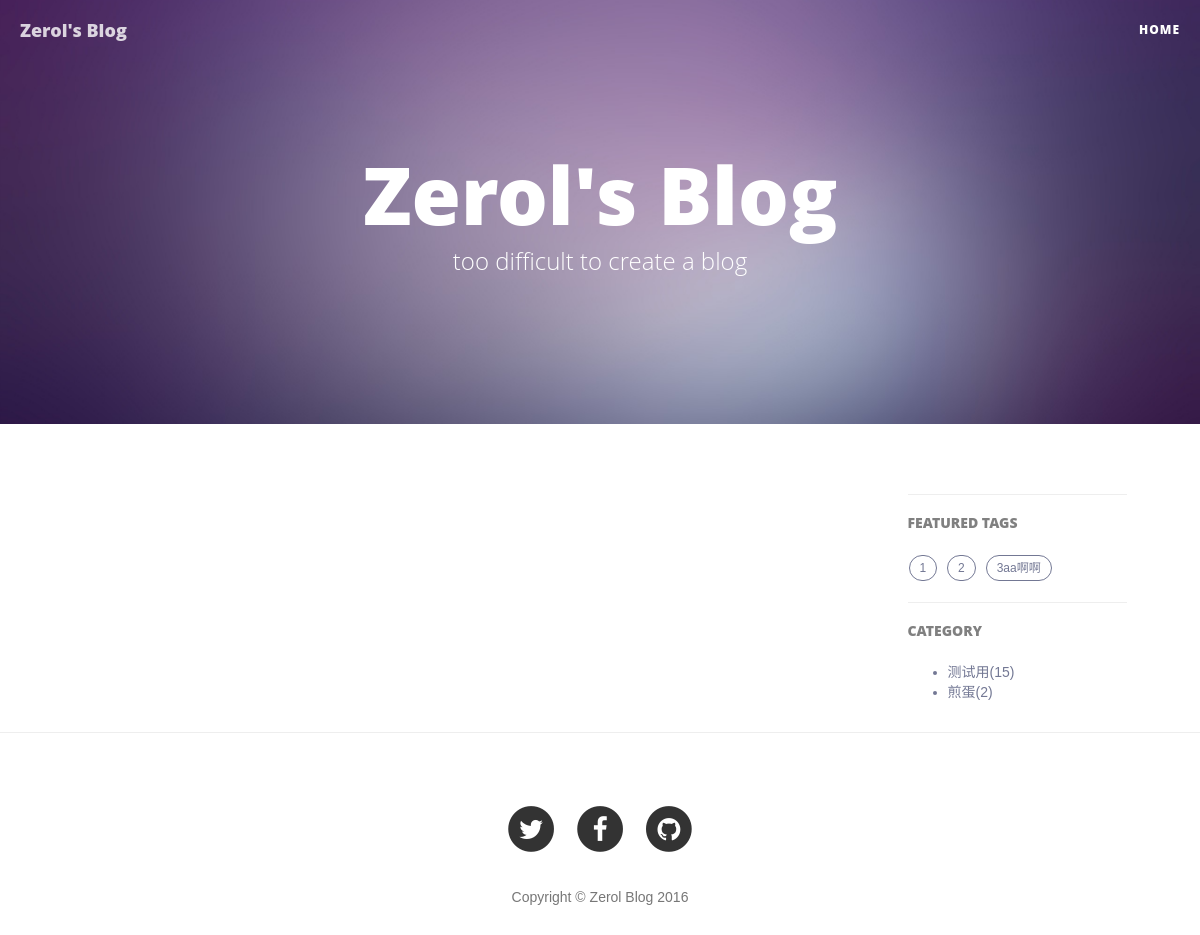
The page /blog/category/5/1 on the database as committed earlier.
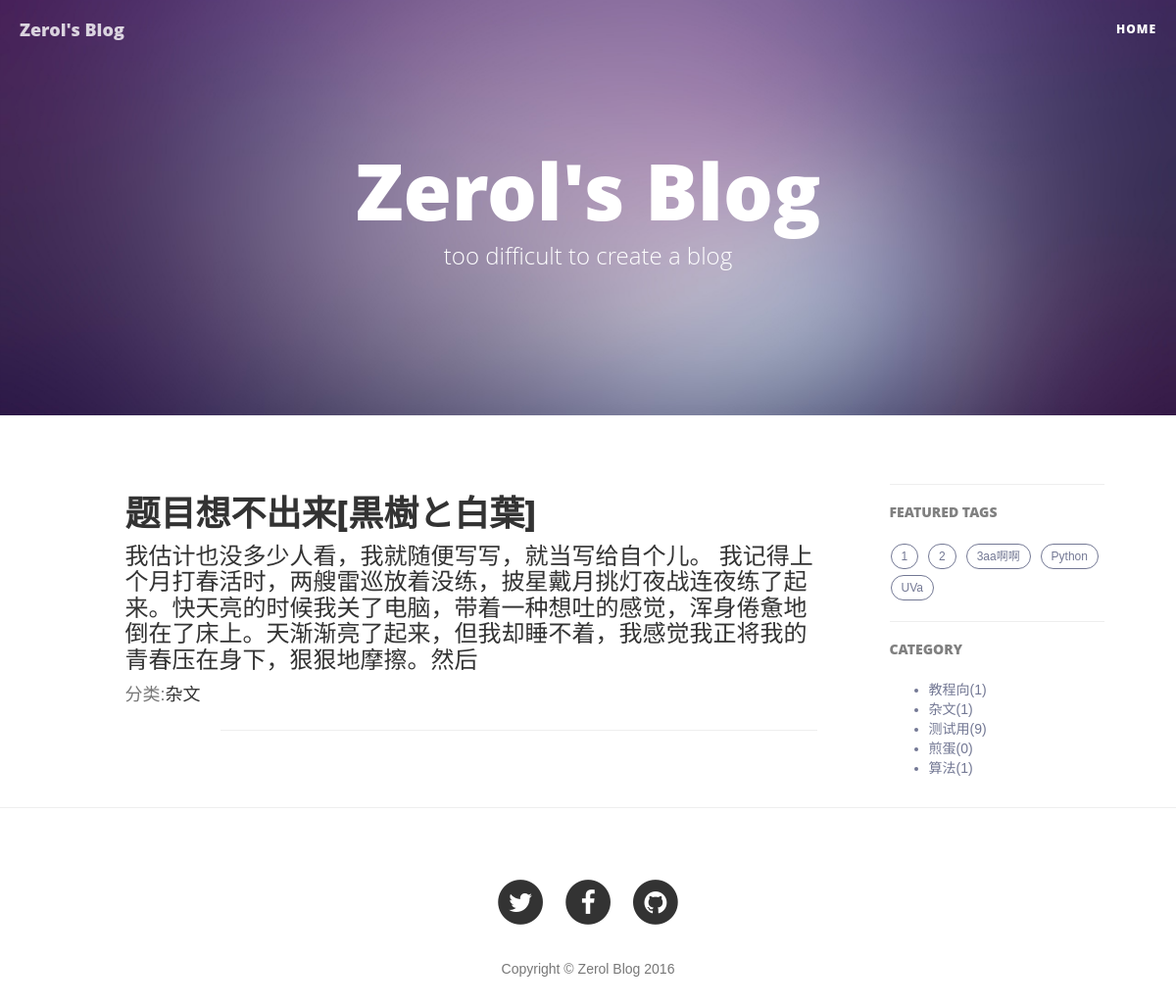
The same page on the database as committed later.
### blog/models.py (models this page shows, shortened)
class Tag(models.Model):
    name = models.CharField('标签名', max_length=20)
    created_time = models.DateTimeField('创建时间', auto_now_add=True)
    last_modified_time = models.DateTimeField('修改时间', auto_now=True)

class Category(models.Model):
    name = models.CharField('类名', max_length=20)
    created_time = models.DateTimeField('创建时间', auto_now_add=True)
    last_modified_time = models.DateTimeField('修改时间', auto_now=True)

class Article(models.Model):
    STATUS_CHOICES = (
        ('d', 'Draft'),
        ('p', 'Published'),
    )
    title = models.CharField('标题', max_length=70)
    body = models.TextField('正文')
    created_time = models.DateTimeField('创建时间', auto_now_add=True)
    last_modified_time = models.DateTimeField('修改时间', auto_now=True)
    status = models.CharField('文章状态', max_length=1, choices=STATUS_CHOICES)
    abstract = models.TextField('摘要', max_length=140, blank=True, null=True)
    views = models.PositiveIntegerField('浏览量', default=0)
    topped = models.BooleanField('置顶', default=False)
    category = models.ForeignKey('Category', verbose_name='分类', null=True, on_delete=models.SET_NULL)
    tags = models.ManyToManyField('Tag', verbose_name='标签集合', blank=True)
    class Meta:
        ordering = ['-last_modified_time']

### blog/views.py (the view)
# urls.py: url(r'^category/(?P<category_id>\d+)/(?P<page>\d+)$', views.CategoryView.as_view(), name='category'),
class CategoryView(ListView):
    template_name = "index.html"
    context_object_name = "article_list"
    paginate_by = 7
    def get_queryset(self):
        article_list = Article.objects.filter(status='p', category=self.kwargs['category_id'])
        for article in article_list:
            article.body = markdown2.markdown(article.body, extras=['fenced-code-blocks'])
        return article_list
    def get_context_data(self, **kwargs):
        kwargs['category_list'] = Category.objects.all().order_by('name')
        kwargs['tag_list'] = Tag.objects.all().order_by('name')
        return super(CategoryView, self).get_context_data(**kwargs)

### templates/index.html (shortened to what this page needs)
{% extends 'base-index.html' %}
{% block content %}
    {% for article in article_list %}
        <div class="post-preview">
            <a href="{% url 'blog:detail' article.pk %}">
                <h2 class="post-title">
                    {{ article.title }}
                </h2>
                <h3 class="post-subtitle">
                    {{ article.abstract }}
                </h3>
            </a>
            <div class="post-preview" style="float: left">
                <p class="post-meta">分类:<a href="{% url 'blog:category' article.category.pk 1 %}">{{ article.category.name }}</a>&nbsp;&nbsp;&nbsp;&nbsp;</p>
            </div>
        </div>
        <br>
        <hr>
    {% endfor %}
{% endblock %}
{% block tags %}
    {% for tag in tag_list %}
        <a href="{% url 'blog:tag' tag.pk 1 %}" title="{{ tag.name }}">
            {{ tag.name }}
        </a>
    {% endfor %}
{% endblock %}
{% block category %}
    <ul>
        {% for category in category_list %}
            <li>
                <a href="{% url 'blog:category' category.pk 1 %}" title="{{ category.name }}">
                    {{ category.name }}({{ category.article_set.count }})
                </a>
            </li>
        {% endfor %}
    </ul>
{% endblock %}

Rows that differ between the two databases and show on the page:
added Article: title "题目想不出来[黒樹と白葉]", abstract "我估计也没多少人看，我就随便写写，就当写给自个儿。 我记得上个月打春活时，两艘雷巡放着没练，披星戴月挑灯夜战连夜练了起来。快天亮的时候我关了电脑，带着一种想吐的感觉，浑身倦惫地倒在了床上。天渐渐亮了起来，但我却睡不着，我感觉我正将我的青春压在身下，狠狠地摩擦。然后", category.name "杂文"
added Tag: name "Python"
added Tag: name "UVa"
added Category: name "教程向", article_set.count "1"
added Category: name "杂文", article_set.count "1"
computed for Category "测试用": article_set.count "15" → "9"
computed for Category "煎蛋": article_set.count "2" → "0"
added Category: name "算法", article_set.count "1"
